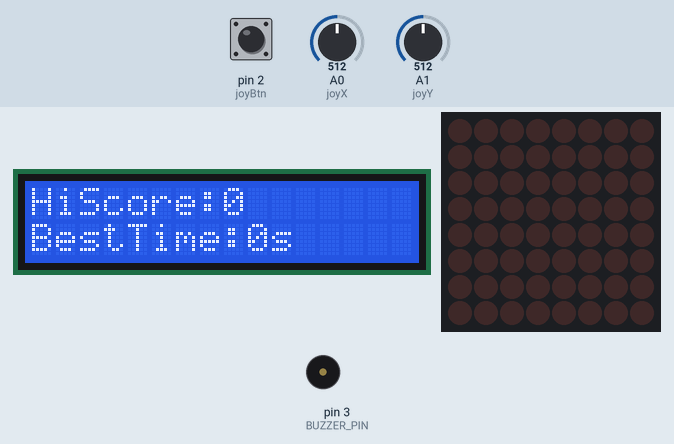
A sketch run on a simulated Arduino Uno, built with avr-gcc and run on an emulated ATmega328P. On the bench: 16×2 character LCD, 8×8 LED matrix, buzzer (waves = sounding). Inputs (shaded band) come from the test bench; at power-on: pin 2 (joyBtn) HIGH, A1 (joyY) = 512, A0 (joyX) = 512. Random numbers use the default seed unless the sketch sets one; what the sketch prints to the serial monitor is not drawn.

Above: at 1.2 s.
1.3 s: pin 2 (joyBtn) pulled LOW for 0.15 s
At 2.2 s:
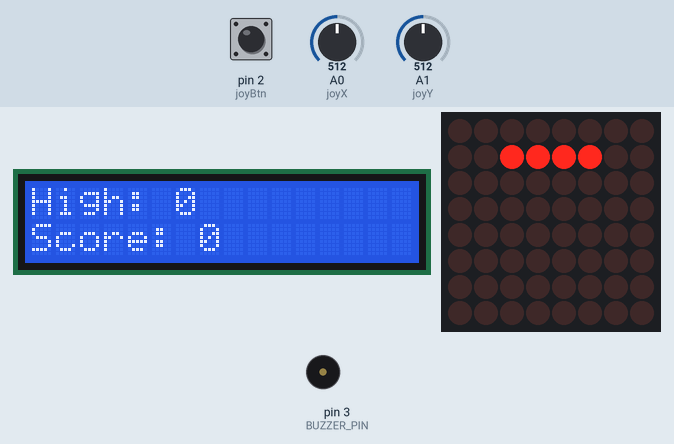
4.3 s: A1 (joyY) set to 108
7.3 s: A1 (joyY) set to 88
At 8.3 s:
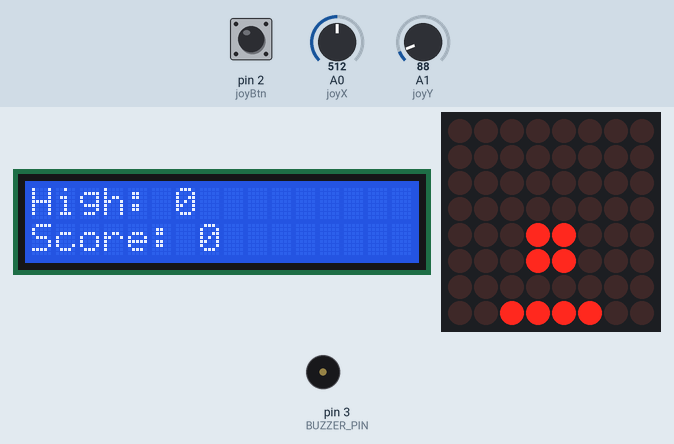
9.4 s: A0 (joyX) set to 105
11.4 s: A0 (joyX) set to 90
At 12.38 s:
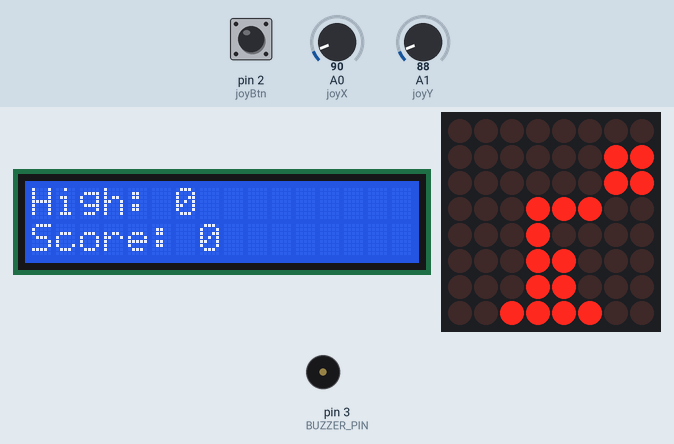
13.3 s: A1 (joyY) set to 110
At 19.0 s:
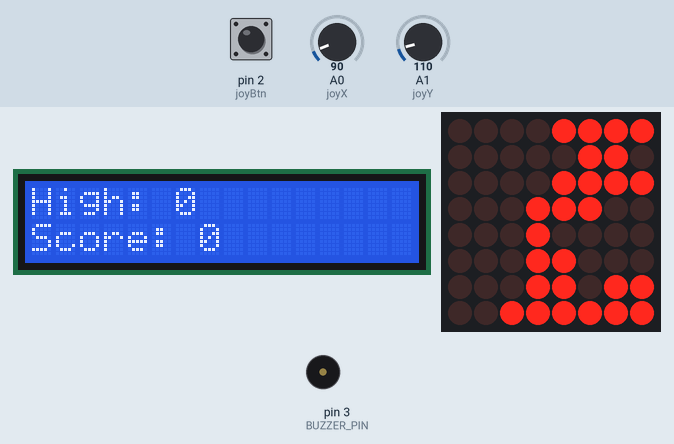
Timing chart, 0 to 19.3 s (numbered marks = the images above; inputs shaded):
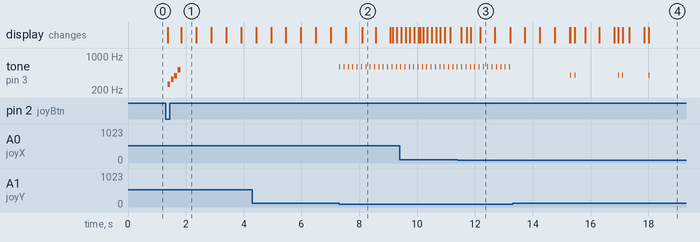

Measured:
- the behaviour switches between 100 and 99 on A1 (joyY) (found by bisection; images 1 and 2)
- the behaviour switches between 100 and 99 on A0 (joyX) (found by bisection; images 2 and 3)
- after the input at 1.3 s, tone on pin 3 (BUZZER_PIN): plays 262 Hz for 0.10 s, 330 Hz for 0.10 s, 392 Hz for 0.10 s, 523 Hz for 0.10 s, starting after 0.07 s; the display: first changes after 0.07 s (image 1 shows a later state)
- after the input at 7.3 s, tone on pin 3 (BUZZER_PIN): alternates 600 Hz for 0.03 s and silent for 0.12 s, starting at once
- what the display in image 1 shows lasts 0.6 s, from 1.8 s to 2.4 s

The sketch:

tetris_sysA.ino
```cpp
/*
 * Board A: Tetris Interface Master
 * 接線:
 * - LCD (I2C): SDA->A4, SCL->A5
 * - 搖桿: X->A0, Y->A1, Btn->2
 * - 矩陣: DIN->12, CLK->11, CS->10
 * - 蜂鳴器: Pin 3
 * - 通訊: 0(RX), 1(TX) -> 交叉接 Board B
 */

#include <LedControl.h>
#include <Wire.h>
#include <LiquidCrystal_I2C.h>

// ★★★ 蜂鳴器 ★★★
#define BUZZER_PIN 3

// LCD 設定 (若沒畫面請改 0x3F)
LiquidCrystal_I2C lcd(0x27, 16, 2);

// MAX7219 設定
LedControl lc = LedControl(12, 11, 10, 1);

// 搖桿
const int joyX = A0;
const int joyY = A1;
const int joyBtn = 2;

// --- 紀錄變數 ---
unsigned long highScore = 0;      // 歷史最高分
unsigned long highScoreTime = 0;  // 創下最高分時的時間 (秒)
unsigned long currentScore = 0;   // 目前分數

// 遊戲變數
byte displayBuffer[8];
byte gameBoard[8];
int currentX = 2, currentY = -1, currentType = 0, currentRotation = 0;
unsigned long lastMoveTime = 0;
int dropSpeed = 500;

enum GameState { WAIT_START, PLAYING, GAME_OVER };
GameState currentState = WAIT_START;

// Tetris 形狀
const byte shapes[7][4][4] = {
  { { B0000, B1111, B0000, B0000 }, { B0010, B0010, B0010, B0010 }, { B0000, B1111, B0000, B0000 }, { B0010, B0010, B0010, B0010 } },
  { { B1000, B1110, B0000, B0000 }, { B0110, B0100, B0100, B0000 }, { B0000, B1110, B0010, B0000 }, { B0100, B0100, B1100, B0000 } },
  { { B0010, B1110, B0000, B0000 }, { B0100, B0100, B0110, B0000 }, { B0000, B1110, B1000, B0000 }, { B1100, B0100, B0100, B0000 } },
  { { B0110, B0110, B0000, B0000 }, { B0110, B0110, B0000, B0000 }, { B0110, B0110, B0000, B0000 }, { B0110, B0110, B0000, B0000 } },
  { { B0110, B1100, B0000, B0000 }, { B0100, B0110, B0010, B0000 }, { B0110, B1100, B0000, B0000 }, { B0100, B0110, B0010, B0000 } },
  { { B0100, B1110, B0000, B0000 }, { B0100, B0110, B0100, B0000 }, { B0000, B1110, B0100, B0000 }, { B0100, B1100, B0100, B0000 } },
  { { B1100, B0110, B0000, B0000 }, { B0010, B0110, B0100, B0000 }, { B1100, B0110, B0000, B0000 }, { B0010, B0110, B0100, B0000 } }
};

// 前向宣告
void showStandbyScreen();
void startGame();
void playTetrisLogic();
void triggerGameOver();
void refreshScreen();
void handleInput();
void updateDisplayBuffer();
boolean checkCollision(int x, int y, int rot);
void lockBlock();
void clearLines();
void spawnBlock();
void playTone(int freq, int duration);
void soundStart();
void soundClear();
void soundGameOver();
void soundMove();

void setup() {
  Serial.begin(9600);

  pinMode(joyBtn, INPUT_PULLUP);
  pinMode(BUZZER_PIN, OUTPUT);

  lc.shutdown(0, false);
  lc.setIntensity(0, 8);
  lc.clearDisplay(0);

  lcd.init();
  lcd.backlight();
  randomSeed(analogRead(A2));

  // 一開機先顯示待機畫面
  showStandbyScreen();
  Serial.println(F("System Ready. Waiting for 's' or Button."));
}

void loop() {
  // 1. 電腦輸入監控
  if (Serial.available()) {
    char c = Serial.read();
    // 輸入 's' 且在待機狀態 -> 開始
    if ((c == 's' || c == 'S') && currentState == WAIT_START) {
      startGame();
    }
  }

  // 2. 按鈕輸入監控
  if (currentState == WAIT_START && digitalRead(joyBtn) == LOW) {
      delay(50);
      if (digitalRead(joyBtn) == LOW) startGame();
  }

  // 3. 狀態機
  switch (currentState) {
    case WAIT_START:
      // 保持待機畫面，什麼都不做
      break;
    case PLAYING:
      playTetrisLogic();
      break;
    case GAME_OVER:
      // 結束畫面停留 3 秒
      if (millis() - lastMoveTime > 3000) {
        // 3秒後自動回到待機介面
        showStandbyScreen();
      }
      break;
  }
}

// --- 介面與流程控制 ---

// 顯示待機畫面 (歷史高分 & 時間)
void showStandbyScreen() {
  currentState = WAIT_START;

  lcd.clear();
  // 第一行：顯示歷史最高分
  lcd.print("HiScore:");
  lcd.print(highScore);

  // 第二行：顯示創下該紀錄的時間
  lcd.setCursor(0, 1);
  lcd.print("BestTime:");
  lcd.print(highScoreTime);
  lcd.print("s");

  // 傳送 Reset 給 Board B (歸零計時器)
  Serial.print('R');
}

// 開始遊戲
void startGame() {
  currentState = PLAYING;
  memset(gameBoard, 0, sizeof(gameBoard));
  currentScore = 0;
  spawnBlock();

  // 切換介面：顯示 最高分 & 目前分數 (時間隱藏)
  lcd.clear();
  lcd.print("High: "); lcd.print(highScore);

  lcd.setCursor(0, 1);
  lcd.print("Score: "); lcd.print(currentScore);

  // 傳送 Start 給 Board B (開始計時)
  Serial.print('S');
  soundStart();
}

// 遊戲結束
void triggerGameOver() {
  currentState = GAME_OVER;

  // 傳送 Pause 給 Board B，並請求時間
  Serial.print('P');

  // 讀取 B 板回傳的時間 (秒數)
  unsigned long gameDuration = 0;
  unsigned long waitStart = millis();
  while(millis() - waitStart < 1000) { // 等待最多1秒
    if(Serial.available()) {
      gameDuration = Serial.parseInt();
      while(Serial.available()) Serial.read(); // 清空 buffer
      break;
    }
  }

  soundGameOver();

  lcd.clear();
  // 判斷是否破紀錄
  if (currentScore > highScore) {
    // 破紀錄！更新分數與時間
    highScore = currentScore;
    highScoreTime = gameDuration; // ★ 更新最佳時間

    lcd.print("NEW HIGH SCORE!");
    lcd.setCursor(0, 1);
    lcd.print("Val: "); lcd.print(highScore);
  } else {
    // 沒破紀錄
    lcd.print("GAME OVER");
    lcd.setCursor(0, 1);
    lcd.print("Score: "); lcd.print(currentScore);
  }

  lastMoveTime = millis(); // 用於計算停留時間
}

// 消除行數與更新分數
void clearLines() {
  int linesCleared = 0;
  for (int y = 0; y < 8; y++) {
    if (gameBoard[y] == 0xFF) {
      linesCleared++;
      for (int k = y; k > 0; k--) gameBoard[k] = gameBoard[k-1];
      gameBoard[0] = 0;
    }
  }
  if (linesCleared > 0) {
    currentScore += (linesCleared * 100);

    // 即時更新 LCD 分數
    lcd.setCursor(7, 1); // "Score: " 後面的位置
    lcd.print(currentScore);

    soundClear();
  }
}

// --- Tetris 邏輯 (不變) ---
void playTetrisLogic() {
  unsigned long currentMillis = millis();
  handleInput();
  if (currentMillis - lastMoveTime > dropSpeed) {
    if (!checkCollision(currentX, currentY + 1, currentRotation)) {
      currentY++;
    } else {
      lockBlock(); clearLines(); spawnBlock();
      if (checkCollision(currentX, currentY, currentRotation)) triggerGameOver();
    }
    lastMoveTime = currentMillis;
  }
  updateDisplayBuffer(); refreshScreen(); delay(20);
}

// --- 音效與硬體控制 ---
void playTone(int freq, int duration) { tone(BUZZER_PIN, freq, duration); }
void soundMove() { tone(BUZZER_PIN, 400, 10); }
void soundStart() { int melody[] = {262, 330, 392, 523}; for (int i = 0; i < 4; i++) { tone(BUZZER_PIN, melody[i], 100); delay(120); } }
void soundClear() { tone(BUZZER_PIN, 1000, 50); delay(60); tone(BUZZER_PIN, 1500, 50); delay(60); tone(BUZZER_PIN, 2000, 100); }
void soundGameOver() { tone(BUZZER_PIN, 440, 200); delay(250); tone(BUZZER_PIN, 349, 200); delay(250); tone(BUZZER_PIN, 293, 400); }

void refreshScreen() { for (int i = 0; i < 8; i++) lc.setRow(0, i, displayBuffer[i]); }
void handleInput() {
  int xVal = analogRead(joyX); int yVal = analogRead(joyY);
  static unsigned long lastInputTime = 0;
  if (millis() - lastInputTime < 150) return;
  if (xVal < 100) { if (!checkCollision(currentX - 1, currentY, currentRotation)) { currentX--; soundMove(); } lastInputTime = millis(); }
  if (xVal > 900) { if (!checkCollision(currentX + 1, currentY, currentRotation)) { currentX++; soundMove(); } lastInputTime = millis(); }
  if (yVal < 100) { int nextRot = (currentRotation + 1) % 4; if (!checkCollision(currentX, currentY, nextRot)) { currentRotation = nextRot; playTone(600, 30); } lastInputTime = millis(); }
  if (yVal > 900) dropSpeed = 50; else dropSpeed = 500;
}
void updateDisplayBuffer() {
  for (int i = 0; i < 8; i++) displayBuffer[i] = gameBoard[i];
  for (int r = 0; r < 4; r++) {
    for (int c = 0; c < 4; c++) {
      byte rowShape = shapes[currentType][currentRotation][r];
      if (bitRead(rowShape, 3 - c)) {
        int worldX = currentX + c; int worldY = currentY + r;
        if (worldX >= 0 && worldX <= 7 && worldY >= 0 && worldY <= 7) bitWrite(displayBuffer[worldY], worldX, 1);
      }
    }
  }
}
boolean checkCollision(int x, int y, int rot) {
  for (int r = 0; r < 4; r++) {
    for (int c = 0; c < 4; c++) {
      byte rowShape = shapes[currentType][rot][r];
      if (bitRead(rowShape, 3 - c)) {
        int worldX = x + c; int worldY = y + r;
        if (worldX < 0 || worldX > 7 || worldY > 7) return true;
        if (worldY >= 0) { if (bitRead(gameBoard[worldY], worldX)) return true; }
      }
    }
  }
  return false;
}
void lockBlock() {
  for (int r = 0; r < 4; r++) {
    for (int c = 0; c < 4; c++) {
      byte rowShape = shapes[currentType][currentRotation][r];
      if (bitRead(rowShape, 3 - c)) {
        int worldX = currentX + c; int worldY = currentY + r;
        if (worldY >= 0 && worldY <= 7 && worldX >= 0 && worldX <= 7) bitWrite(gameBoard[worldY], worldX, 1);
      }
    }
  }
}
void spawnBlock() { currentType = random(0, 7); currentRotation = 0; currentX = 2; currentY = -1; dropSpeed = 500; }
```
